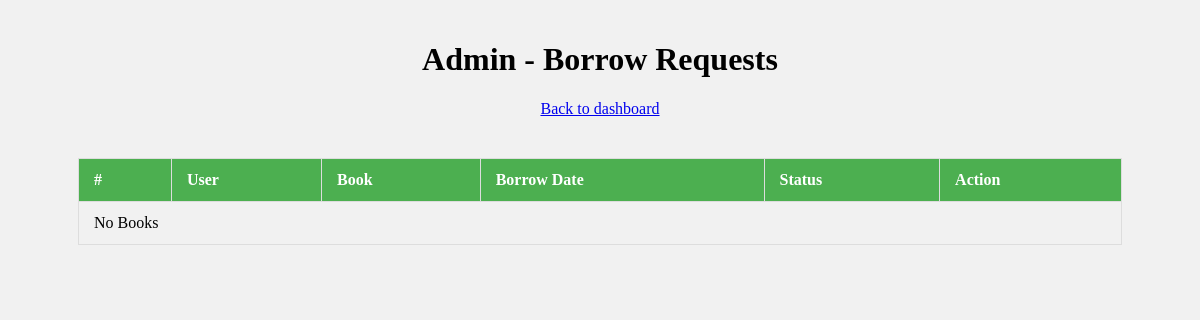
The app's page /borrow_request, older data.
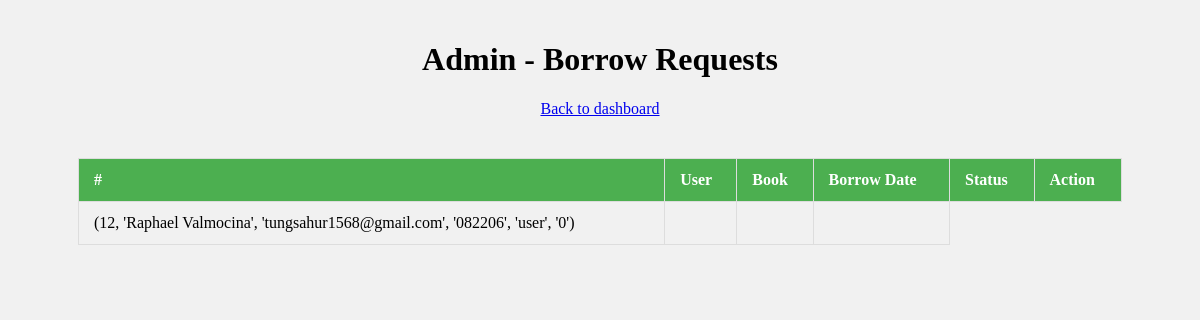
The same page, newer data.
### tables this page shows
CREATE TABLE users (
    id INTEGER PRIMARY KEY AUTOINCREMENT,
    name TEXT NOT NULL UNIQUE,
    email TEXT NOT NULL UNIQUE,
    password TEXT NOT NULL,
    role TEXT NOT NULL DEFAULT 'user',
    validation TEXT NOT NULL DEFAULT '0'
);

### app.py (the view)
@app.route("/borrow_request")
def borrow_req():
    conn = sqlite3.connect("database.db")
    cursor = conn.cursor()
    cursor.execute(
        """
        SELECT * FROM users
        WHERE id != 1

        """
    )
    user = cursor.fetchall()
    conn.close()
    return render_template("borrow_request.html", user=user)

### templates/borrow_request.html (shortened to what this page needs)
<!DOCTYPE html>
<html lang="en">
<head>
    <link rel="stylesheet" href="{{url_for('static', filename='css/borrow.css')}}">
</head>
<body>
    <header>
        <h1>Admin - Borrow Requests</h1>
        <a href="{{url_for('admin_dashboard')}}">Back to dashboard</a>
    </header>
    <main>
        <section>
            <table>
                <thead>
                    <tr>
                        <th>#</th>
                        <th>User</th>
                        <th>Book</th>
                        <th>Borrow Date</th>
                        <th>Status</th>
                        <th>Action</th>
                    </tr>
                </thead>
                <tbody>
                    {% if user %}
                            {% for users in user %}
                            <tr>
                                <td>{{ user[0] }}</td>
                                <td>{{ user[1] }}</td>
                                <td>{{ user[2] }}</td>
                                <td>{{ user[3] }}</td>
                            </tr>
                            {% endfor %}
                        {% else %}
                        <tr>
                            <td colspan="6">No Books</td>
                        </tr>
                        {% endif %}
                </tbody>
            </table>
        </section>
    </main>
</body>
</html>

### static/css/borrow.css (style rules this page uses)
body { margin: 0; padding: 20px; background-color: #f1f1f1; display: flex; flex-direction: column; justify-content: center; align-items: center; gap: 20px; }
header { display: flex; flex-direction: column; justify-content: center; align-items: center; }
table { width: 100%; border-collapse: collapse; margin-top: 20px; }
th, td { padding: 12px 15px; border: 1px solid #ddd; text-align: left; }
th { background-color: #4CAF50; color: white; }
main { width: 100%; display: flex; flex-direction: column; justify-content: center; align-items: center; }
section { width: 90%; }

Row changes from the older to the newer data that the page shows:
added users: user "(12, 'Raphael Valmocina', 'tungsahur1568@gmail.com', '082206', 'user', '0')"
Text that changed along with them:
text no longer shown: "No Books"
